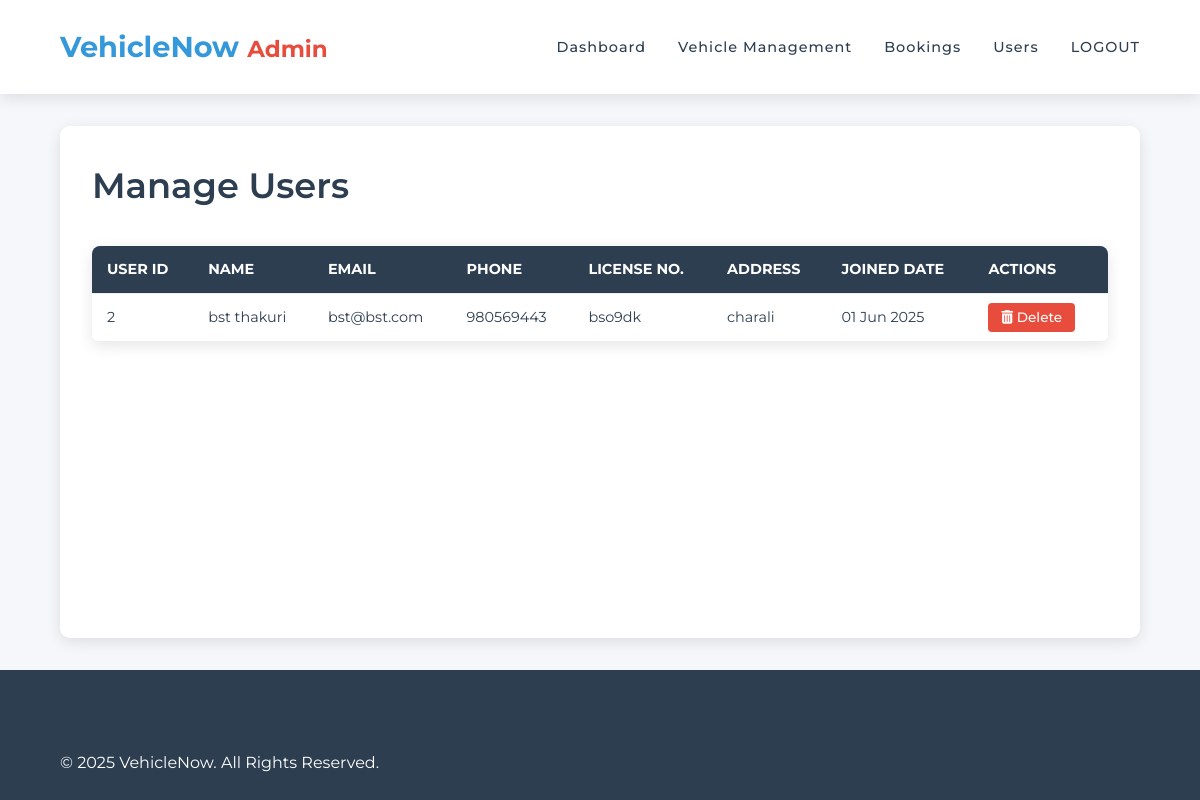
Page /adminusers.php on the earlier database version.
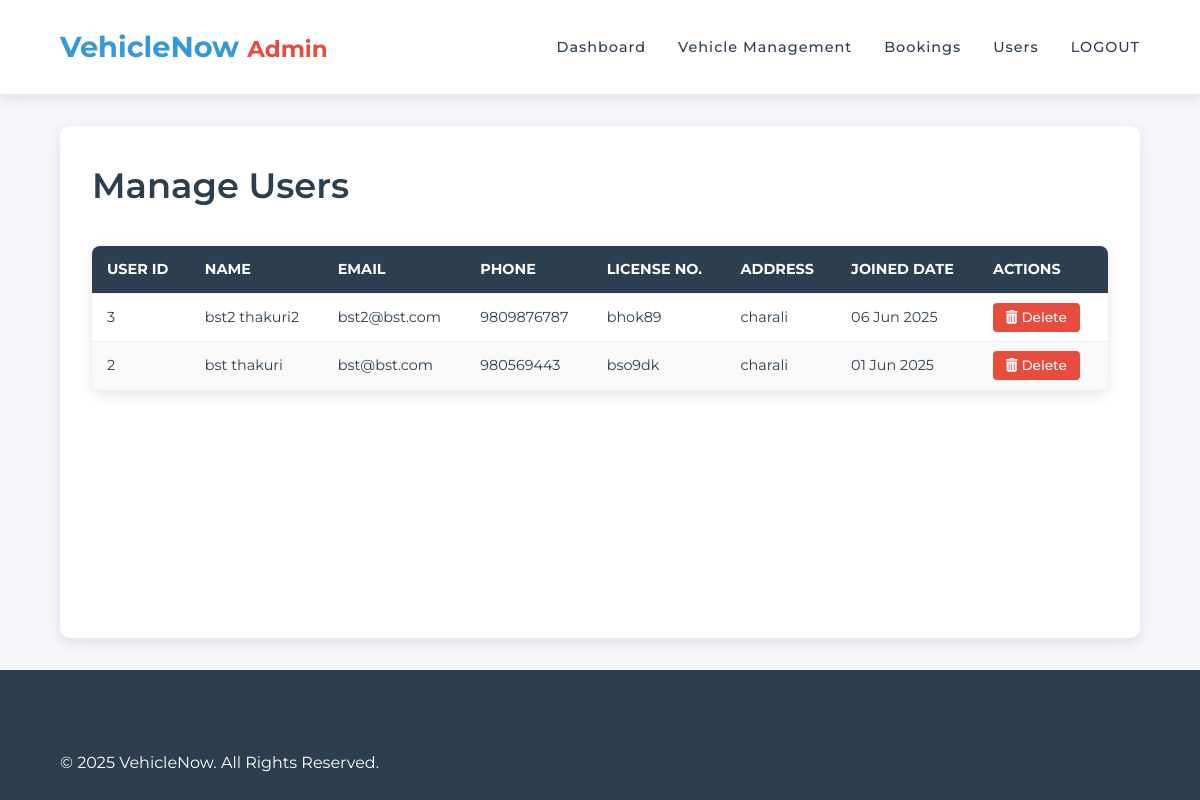
Same page on the later database version.
### tables this page shows
CREATE TABLE `users` (
  `USER_ID` int(11) NOT NULL,
  `FNAME` varchar(50) NOT NULL,
  `LNAME` varchar(50) NOT NULL,
  `EMAIL` varchar(100) NOT NULL,
  `PHONE` varchar(15) NOT NULL,
  `ADDRESS` varchar(30) NOT NULL,
  `PASSWORD` varchar(255) NOT NULL,
  `LICENSE_NO` varchar(30) NOT NULL,
  `CREATION_DATE` datetime DEFAULT current_timestamp(),
  `IS_ADMIN` char(1) DEFAULT 'N'
);

### adminusers.php (the view, shortened to what this page needs)
<?php
require_once('connection.php');
$query_users = "SELECT * FROM users WHERE IS_ADMIN != 'Y' ORDER BY USER_ID DESC";
$result_users = mysqli_query($con, $query_users);
?>
<!DOCTYPE html>
<html lang="en">
<head>
    <link rel="stylesheet" href="https://cdnjs.cloudflare.com/ajax/libs/font-awesome/6.4.0/css/all.min.css">
</head>
<body>
    <header class="navbar">
        <a href="admindash.php" class="logo">VehicleNow <span style="font-size: 0.8em; color: var(--accent-color);">Admin</span></a>
        <nav class="menu">
            <ul>
                <li><a href="admindash.php">Dashboard</a></li>
                <li><a href="adminvehicle.php">Vehicle Management</a></li>
                <li><a href="adminbook.php">Bookings</a></li>
                <li><a href="adminusers.php">Users</a></li>
                <li><a href="logout.php">LOGOUT</a></li>
            </ul>
        </nav>
    </header>
    <div class="page-container">
        <div class="page-header">
            <h1>Manage Users</h1>
        </div>
        <?php if(mysqli_num_rows($result_users) > 0): ?>
            <table class="content-table">
                <thead>
                    <tr>
                        <th>USER ID</th>
                        <th>NAME</th>
                        <th>EMAIL</th>
                        <th>PHONE</th>
                        <th>LICENSE NO.</th>
                        <th>ADDRESS</th>
                        <th>JOINED DATE</th>
                        <th>ACTIONS</th>
                    </tr>
                </thead>
                <tbody>
                    <?php while($user = mysqli_fetch_assoc($result_users)): ?>
                    <tr>
                        <td><?php echo htmlspecialchars($user['USER_ID']); ?></td>
                        <td><?php echo htmlspecialchars($user['FNAME'] . ' ' . $user['LNAME']); ?></td>
                        <td><?php echo htmlspecialchars($user['EMAIL']); ?></td>
                        <td><?php echo htmlspecialchars($user['PHONE']); ?></td>
                        <td><?php echo htmlspecialchars($user['LICENSE_NO']); ?></td>
                        <td><?php echo htmlspecialchars($user['ADDRESS']); ?></td>
                        <td><?php echo date('d M Y', strtotime($user['CREATION_DATE'])); ?></td>
                        <td>
                            <a href="deleteuser.php?id=<?php echo urlencode($user['EMAIL']); ?>"
                               class="action-btn btn-delete"
                               onclick="return confirm('Are you sure you want to delete this user? This action cannot be undone.');">
                               <i class="fas fa-trash-alt"></i> Delete
                            </a>
                        </td>
                    </tr>
                    <?php endwhile; ?>
                </tbody>
            </table>
        <?php else: ?>
            <div class="no-data-message">
                <p>No users found in the database.</p>
            </div>
        <?php endif; ?>
    </div>
    <footer class="footer">
        <div class="footer-bottom">
            <p>&copy; <?php echo date('Y'); ?> VehicleNow. All Rights Reserved.</p>
        </div>
    </footer>
</body>
</html>

Differences in the rows shown:
added users: USER_ID "3", FNAME+LNAME "bst2 thakuri2", EMAIL "bst2@bst.com", PHONE "9809876787", LICENSE_NO "bhok89", ADDRESS "charali", CREATION_DATE "06 Jun 2025"
